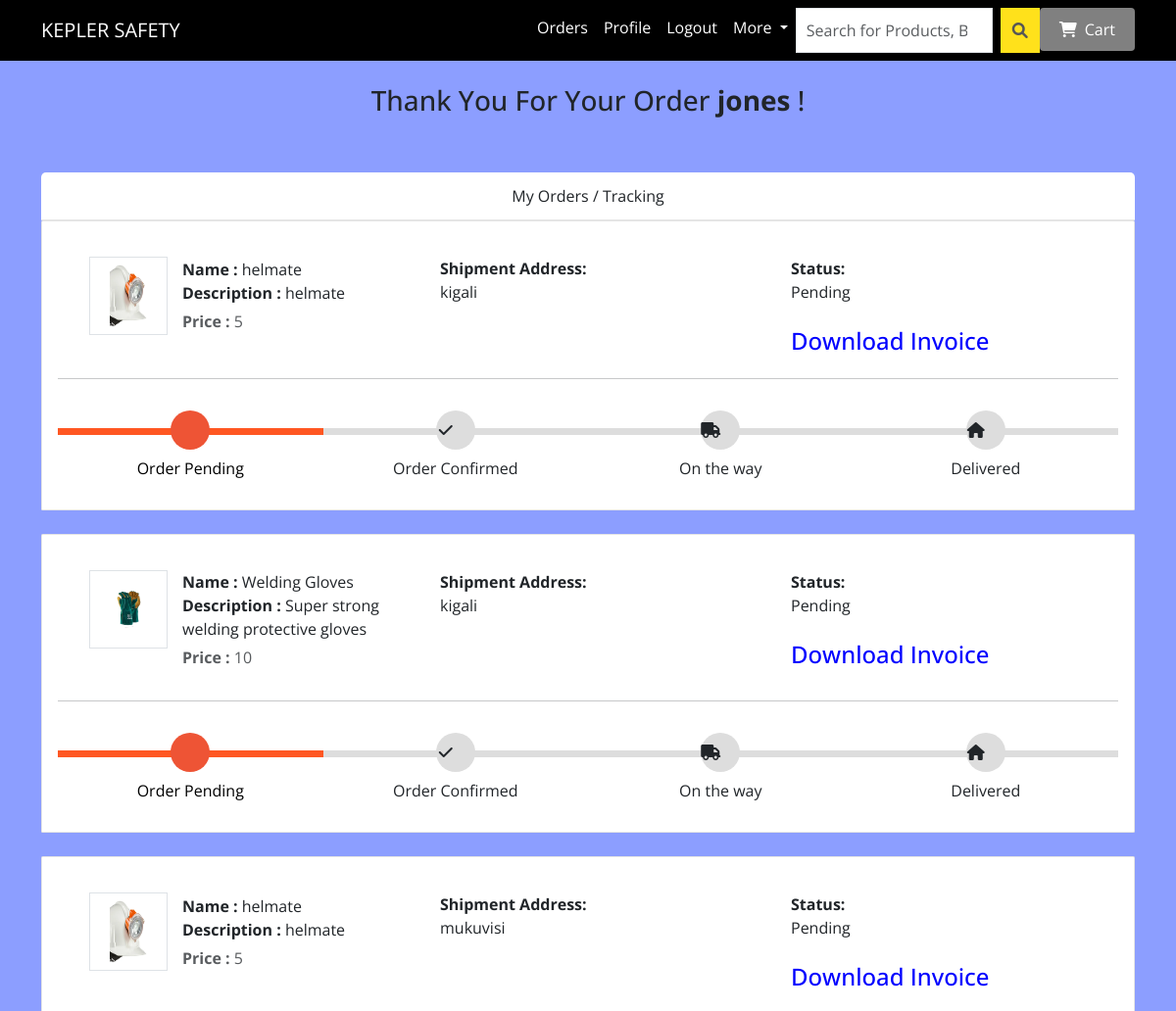
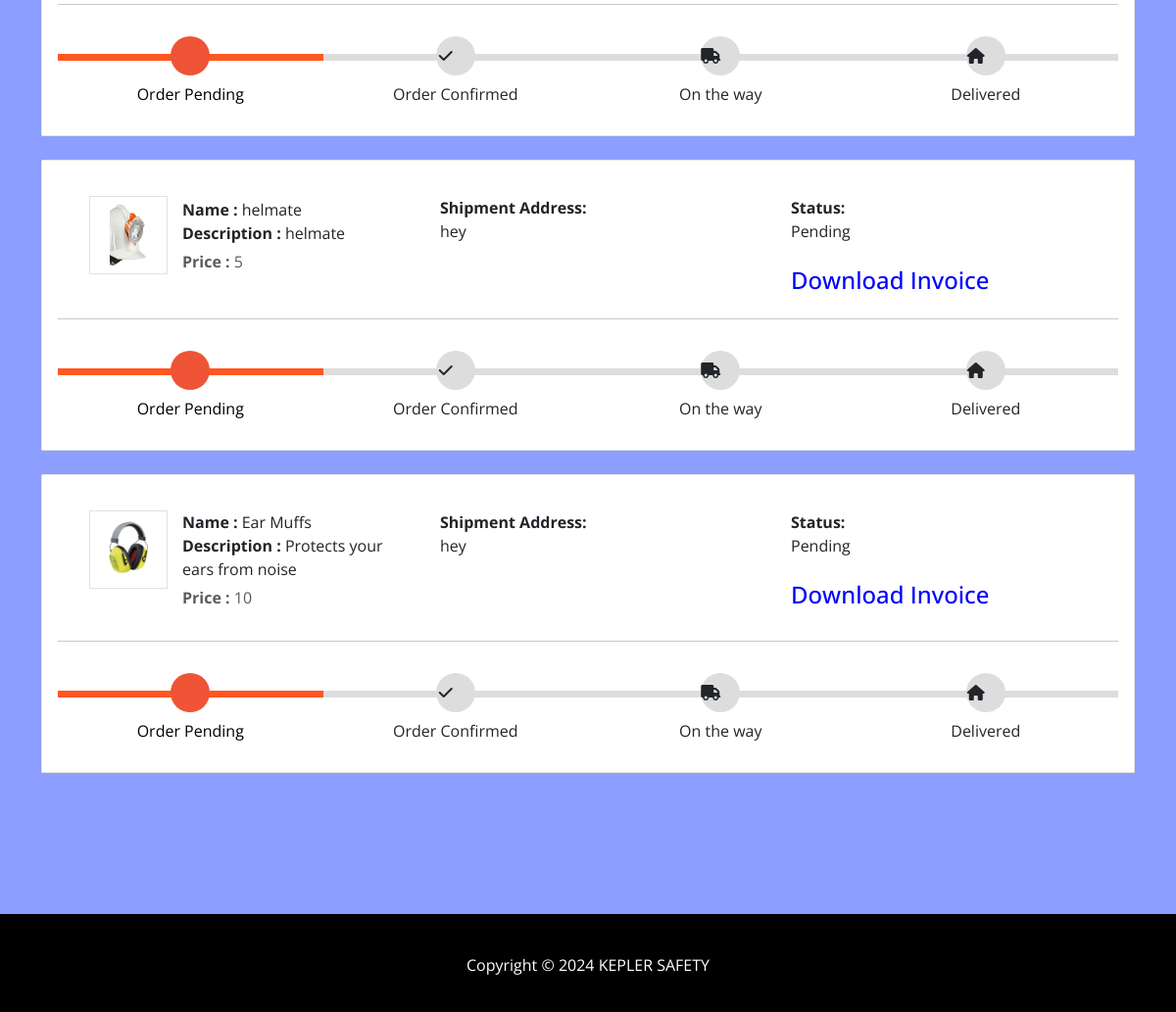
The app's page /my-order (signed in), older data (2 pictures, top to bottom).
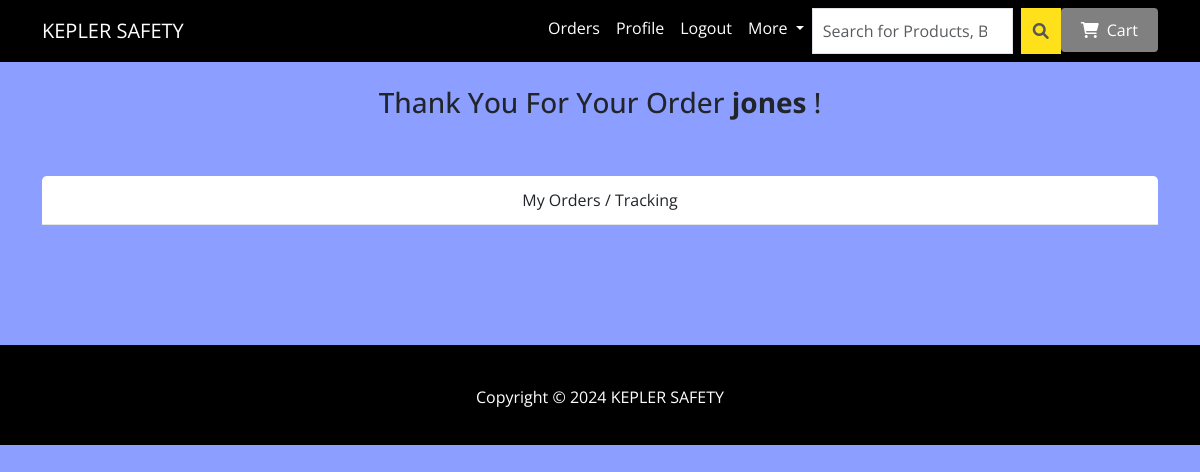
The same page, newer data.
### ecom/models.py (models this page shows, shortened)
class Product(models.Model):
    name=models.CharField(max_length=40)
    product_image= models.ImageField(upload_to='product_image/',null=True,blank=True)
    price = models.PositiveIntegerField()
    description=models.CharField(max_length=40)

class Orders(models.Model):
    STATUS =(
        ('Pending','Pending'),
        ('Order Confirmed','Order Confirmed'),
        ('Out for Delivery','Out for Delivery'),
        ('Delivered','Delivered'),
    )
    customer=models.ForeignKey('Customer', on_delete=models.CASCADE,null=True)
    product=models.ForeignKey('Product',on_delete=models.CASCADE,null=True)
    email = models.CharField(max_length=50,null=True)
    address = models.CharField(max_length=500,null=True)
    mobile = models.CharField(max_length=20,null=True)
    order_date= models.DateField(auto_now_add=True,null=True)
    status=models.CharField(max_length=50,null=True,choices=STATUS)

### ecom/views.py (the view)
# urls.py: path('my-order', views.my_order_view,name='my-order'),
@login_required(login_url='customerlogin')
@user_passes_test(is_customer)
def my_order_view(request):
    customer=models.Customer.objects.get(user_id=request.user.id)
    orders=models.Orders.objects.all().filter(customer_id = customer)
    ordered_products=[]
    for order in orders:
        ordered_product=models.Product.objects.all().filter(id=order.product.id)
        ordered_products.append(ordered_product)
    return render(request,'ecom/my_order.html',{'data':zip(ordered_products,orders)})

### ecom/views.py (called while the page is built)
def is_customer(user):
    return user.groups.filter(name='CUSTOMER').exists()

### templates/ecom/my_order.html (shortened to what this page needs)
{% extends 'ecom/customer_base.html' %}
{% load static %}
{% block content %}
<br>
<h3 style="text-align:center;">Thank You For Your Order  <strong>{{request.user}}</strong> !</h3> <br><br>
<div class="container">
    <header class="card-header" style="text-align:center;"> My Orders / Tracking </header>
    {% for products,order in data %}
    <article class="card">
        <div class="card-body">
            <ul class="row" style="margin-left:20px;margin-top:20px;">
                <li class="col-md-4">
                  <figure class="itemside mb-3">
                    {%for product in products%}
                      <div class="aside"><img src="{% static product.product_image.url %}" class="img-sm border"></div>
                      <figcaption class="info align-self-center">
                          <p class="title"><strong>Name : </strong>{{product.name}} <br> <strong>Description : </strong>{{product.description}}</p> <span class="text-muted"><strong>Price : </strong>{{product.price}} </span>
                      </figcaption>
                  </figure>
                </li>
                <li class="col-md-4">
                    <div class="col"> <strong>Shipment Address:</strong> <br> {{order.address}}</div>
                </li>
                <li class="col-md-4">
                    <div class="col"> <strong>Status:</strong> <br> {{order.status}} </div> <br>
                    <h4><a style="text-decoration:none; color:blue;" href="{% url 'download-invoice' order.id product.id  %}" >Download Invoice</a></h4>
                </li>
                {%endfor%}
            </ul>
            <hr>
            <div class="track">
                {%if order.status == 'Pending' %}
                <div class="step active"> <span class="icon"> <i style="padding-top:5px; padding-right:20px;" class="fa fa-frown-o"></i> </span> <span class="text">Order Pending</span> </div>
                <div class="step "> <span class="icon"> <i style="padding-top:5px; padding-right:20px;" class="fa fa-check"></i> </span> <span class="text"> Order Confirmed</span> </div>
                <div class="step "> <span class="icon"> <i style="padding-top:5px; padding-right:20px;" class="fa fa-truck"></i> </span> <span class="text"> On the way </span> </div>
                <div class="step "> <span class="icon"> <i style="padding-top:5px; padding-right:20px;" class="fa fa-home"></i> </span> <span class="text">Delivered</span> </div>
                {%endif%}
            </div>
        </div>
    </article><br>
    {%endfor%}
</div>
<br><br><br><br><br>
{% endblock content %}

Row changes from the older to the newer data that the page shows:
removed Orders: address "kigali", status "Pending", shows "Order Pending"
no longer on this page (row unchanged): Product: product_image (picture), name "helmate", description "helmate", price "5"
removed Orders: address "kigali", status "Pending", shows "Order Pending"
no longer on this page (row unchanged): Product: product_image (picture), name "Welding Gloves", description "Super strong welding protective gloves", price "10"
removed Orders: address "mukuvisi", status "Pending", shows "Order Pending"
removed Orders: address "hey", status "Pending", shows "Order Pending"
removed Orders: address "hey", status "Pending", shows "Order Pending"
no longer on this page (row unchanged): Product: product_image (picture), name "Ear Muffs", description "Protects your ears from noise", price "10"
